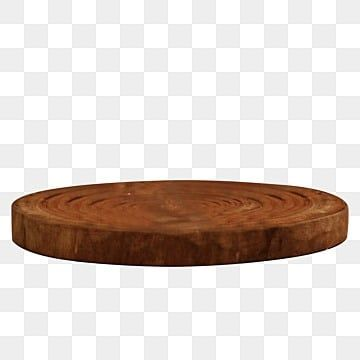
#> input picture images/order/kê-chân gà.jpg, 360 x 360 px, found by its file name
$ python opencv_defringe_magic.py
#> lines starting #> are read from the running program, lines starting #| are printed output that depends on the picture; after the words box and inside, x2 and y2 are one past the last pixel; in counts of white or black regions, pixels touching at a corner belong together
import sys
sys.stdout.reconfigure(encoding='utf-8')
import cv2
import numpy as np
from PIL import Image

# ==========================================
# 1. PROCESS ROOSTER FOOT BLOCK (THỚT GỖ)
# ==========================================
print('--- 1. Processing Foot Block with OpenCV Defringe ---')
src_pil = Image.open(r'images/order/kê-chân gà.jpg').convert('RGB')
#> src_pil is the input picture: PIL image 360x360 RGB; mean R, G, B 219.6, 209.4, 203.7
src_rgb = np.array(src_pil)
src_bgr = cv2.cvtColor(src_rgb, cv2.COLOR_RGB2BGR)
H, W = src_bgr.shape[:2]
#> H = 360; W = 360

# Detect background (light grey/white > 215)
b, g, r = src_bgr[:, :, 0], src_bgr[:, :, 1], src_bgr[:, :, 2]
is_bg = (r > 215) & (g > 215) & (b > 215)
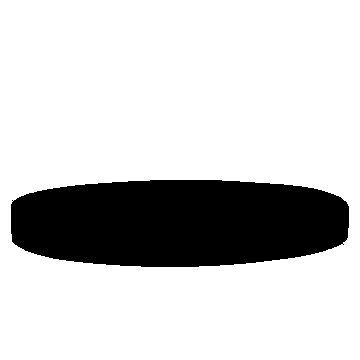
#> is_bg: shape (360, 360) bool; 80.4% white; 1 black region, box (x1, y1, x2, y2) and area: (11, 180, 349, 267) 25379

raw_mask = np.zeros((H, W), dtype=np.uint8)
raw_mask[~is_bg] = 255

kernel = cv2.getStructuringElement(cv2.MORPH_ELLIPSE, (3, 3))
closed_mask = cv2.morphologyEx(raw_mask, cv2.MORPH_CLOSE, kernel)

# ERODE 2.5 pixels to strip all white fringe / halo pixels
eroded_mask = cv2.erode(closed_mask, kernel, iterations=2)

# Color Decontamination via Inpainting / Color Bleed:
inpaint_mask = cv2.dilate(eroded_mask, kernel, iterations=4) - eroded_mask
decontaminated_bgr = cv2.inpaint(src_bgr, inpaint_mask, inpaintRadius=5, flags=cv2.INPAINT_TELEA)

# Also decontaminate near-edge bright pixels inside eroded_mask using distance transform
dist_block = cv2.distanceTransform(eroded_mask, cv2.DIST_L2, 3)
decontaminated_rgb = cv2.cvtColor(decontaminated_bgr, cv2.COLOR_BGR2RGB)
near_edge_bright_block = (dist_block <= 4) & (np.max(decontaminated_rgb, axis=2) > 180)
#> near_edge_bright_block: shape (360, 360) bool; 80.3% white; 1 black region, box (x1, y1, x2, y2) and area: (11, 180, 349, 268) 25523
# Fill with deep oak wood color
decontaminated_rgb[near_edge_bright_block] = [115, 80, 45]

# Smooth alpha edge
alpha_smooth = cv2.GaussianBlur(eroded_mask, (3, 3), 0.6)
rgba = np.dstack((decontaminated_rgb, alpha_smooth))

coords = np.argwhere(alpha_smooth > 10)
y_min, x_min = coords.min(axis=0)
y_max, x_max = coords.max(axis=0)

cropped_block = rgba[y_min:y_max+1, x_min:x_max+1]
block_pil = Image.fromarray(cropped_block)
block_pil.save('images/order/rooster_foot_block.webp', 'WEBP', quality=95)
print('Foot block saved! Size:', block_pil.size)
#| Foot block saved! Size: (336, 85)

# Verify no white halo at the borders
outer_ring = (cropped_block[:, :, 3] > 10) & (cropped_block[:, :, 3] < 240)
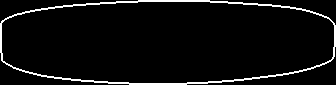
#> outer_ring: shape (85, 336) bool; 5.2% white in thin lines or dots
if np.any(outer_ring):
    ring_pixels = cropped_block[outer_ring]
#> ring_pixels = 1474 rows, first 6: [166, 135, 115, 36], [158, 125, 104, 43], [156, 121, 100, 43], [156, 120, 99, 43], [157, 121, 100, 43], [159, 122, 101, 43]
    max_brightness = np.max(ring_pixels[:, :3], axis=1)
#> max_brightness = 1474 values, max 171 at index 191, min 22 at index 881, mean 102.1
    white_halo_count = np.sum(max_brightness > 190)
#> white_halo_count = 0
    print(f'Foot block transition pixels: {len(ring_pixels)}, White fringe count: {white_halo_count}')
#| Foot block transition pixels: 1474, White fringe count: 0
    assert white_halo_count == 0, 'White halo still detected in foot block!'
print('VERIFIED: 0 white fringe pixels in foot block!')

# ==========================================
# 2. PROCESS CLIPBOARD MENU (720x520)
# ==========================================
print('--- 2. Processing Clipboard Menu with OpenCV Defringe ---')
orig_cb = Image.open('images/order/clipboard_board_only.png').convert('RGBA')
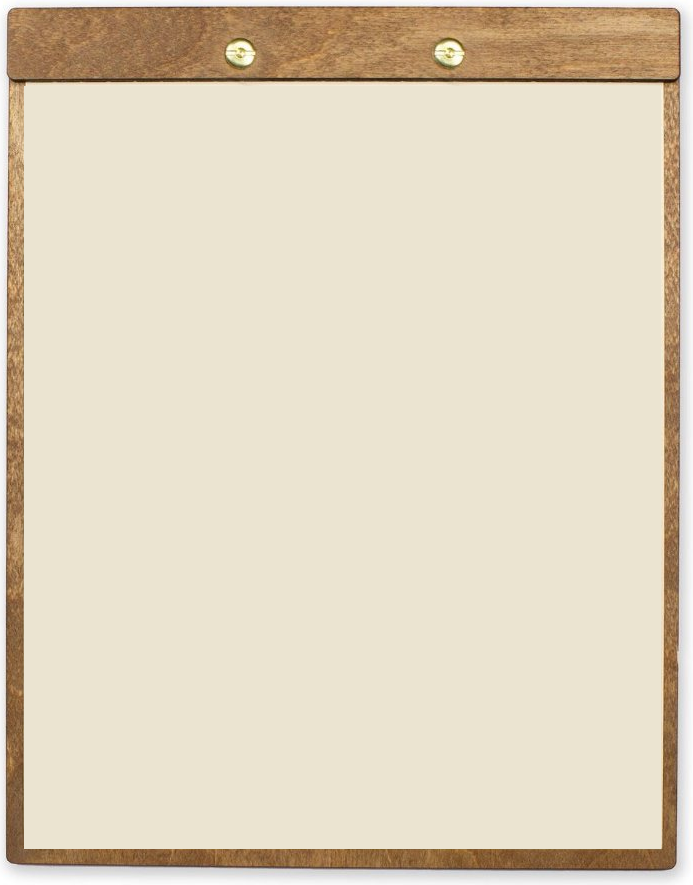
#> input picture images/order/clipboard_board_only.png, 693 x 885 px, found by its file name

TW, TH = 720, 520

# Top clamp: Y=7 to Y=88
top_clamp_src = orig_cb.crop((7, 7, 685, 88))
top_clamp = top_clamp_src.resize((TW, 75), Image.Resampling.LANCZOS)
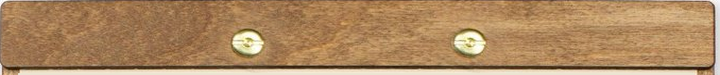
#> top_clamp: PIL image 720x75 RGBA; mean R, G, B, A 172.2, 135.5, 95.9, 255

# Bottom wood border: Y=850 to Y=868 (pure wood)
bottom_border_src = orig_cb.crop((7, 850, 685, 868))
bottom_border = bottom_border_src.resize((TW, 24), Image.Resampling.LANCZOS)

# Left and right borders:
left_border_src = orig_cb.crop((7, 88, 24, 850))
right_border_src = orig_cb.crop((668, 88, 685, 850))

middle_h = TH - 75 - 24 # 421px
left_border = left_border_src.resize((18, middle_h), Image.Resampling.LANCZOS)
right_border = right_border_src.resize((18, middle_h), Image.Resampling.LANCZOS)

# Paper interior: pure cream
paper_color = (235, 228, 209, 255)
paper = Image.new('RGBA', (TW - 36, middle_h), paper_color)
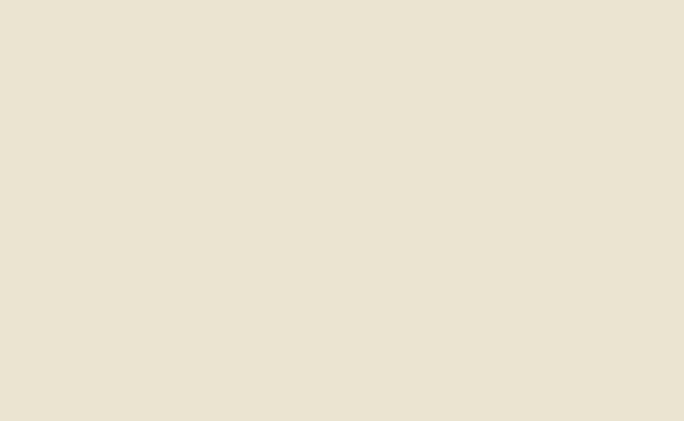
#> paper: PIL image 684x421 RGBA; mean R, G, B, A 235, 228, 209, 255

# Assemble board
new_board = Image.new('RGBA', (TW, TH), (0, 0, 0, 0))
#> new_board: PIL image 720x520 RGBA; every value is 0
new_board.paste(top_clamp, (0, 0))
new_board.paste(left_border, (0, 75))
new_board.paste(paper, (18, 75))
new_board.paste(right_border, (TW - 18, 75))
new_board.paste(bottom_border, (0, TH - 24))

nb_arr = np.array(new_board)

# High precision rounded corner mask using cv2 (radius 16)
mask_cv = np.zeros((TH, TW), dtype=np.uint8)
cv2.rectangle(mask_cv, (16, 0), (TW - 16, TH), 255, -1)
#> mask_cv: shape (520, 720); 95.7% white; 2 black regions, box (x1, y1, x2, y2) and area: (0, 0, 16, 520) 8320, (705, 0, 720, 520) 7800
cv2.rectangle(mask_cv, (0, 16), (TW, TH - 16), 255, -1)
cv2.circle(mask_cv, (16, 16), 16, 255, -1)
cv2.circle(mask_cv, (TW - 16, 16), 16, 255, -1)
cv2.circle(mask_cv, (16, TH - 16), 16, 255, -1)
cv2.circle(mask_cv, (TW - 16, TH - 16), 16, 255, -1)
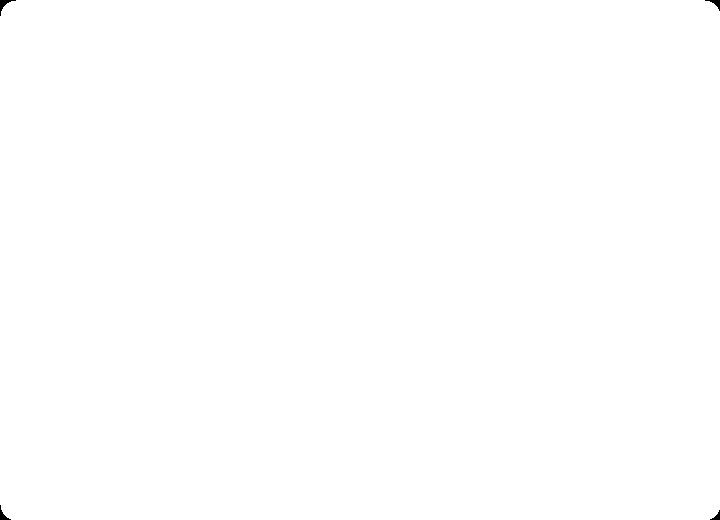
#> mask_cv: shape (520, 720); 99.9% white; 4 black regions, box (x1, y1, x2, y2) and area: (0, 0, 16, 16) 73, (705, 0, 720, 11) 57, (0, 505, 11, 520) 57, (710, 510, 720, 520) 42

# Erode mask 2 pixels to strip any outer white fringe
eroded_menu_mask = cv2.erode(mask_cv, kernel, iterations=2)

# Distance transform edge decontamination
dist_menu = cv2.distanceTransform(eroded_menu_mask, cv2.DIST_L2, 3)
#> eroded_menu_mask: shape (520, 720); 99.9% white; 4 black regions, box (x1, y1, x2, y2) and area: (0, 0, 18, 18) 120, (703, 0, 720, 13) 94, (0, 503, 13, 520) 94, (708, 508, 720, 520) 69

wood_rgb = np.array([125, 85, 45], dtype=np.uint8)
# All pixels outside eroded mask:
nb_arr[eroded_menu_mask < 255, :3] = wood_rgb
# All pixels within 6px of boundary that are bright:
near_edge_bright_menu = (dist_menu <= 6) & (np.max(nb_arr[:, :, :3], axis=2) > 170)
#> near_edge_bright_menu: shape (520, 720) bool; 0.08% white; 9 white regions (3 under 20 px), largest, box (x1, y1, x2, y2) and area: (709, 502, 720, 518) 75, (3, 8, 10, 20) 52, (698, 2, 713, 11) 49, (6, 2, 20, 9) 48, (715, 7, 720, 19) 37, (6, 514, 19, 520) 33
nb_arr[near_edge_bright_menu, :3] = wood_rgb

# Top 4 rows, bottom 4 rows, left 4 cols, right 4 cols forced to wood_rgb
nb_arr[:4, :, :3] = wood_rgb
nb_arr[-4:, :, :3] = wood_rgb
nb_arr[:, :4, :3] = wood_rgb
nb_arr[:, -4:, :3] = wood_rgb

# Smooth alpha on the eroded mask
mask_cv_smooth = cv2.GaussianBlur(eroded_menu_mask, (3, 3), 0.6)
nb_arr[:, :, 3] = mask_cv_smooth
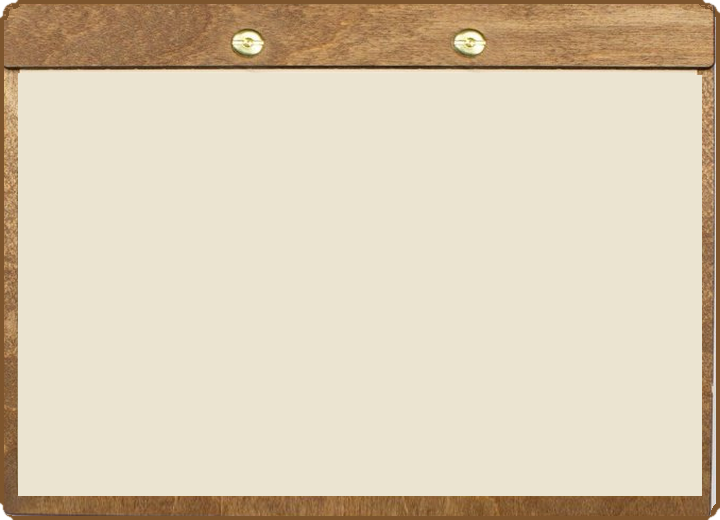
#> nb_arr: shape (520, 720, 4); mean R, G, B, A 217.7, 203.7, 180, 254.7; transparent parts drawn white

final_board = Image.fromarray(nb_arr)
final_board.save('images/order/clipboard_board_only.webp', 'WEBP', quality=95)
print('Clipboard menu saved! Size:', final_board.size)
#| Clipboard menu saved! Size: (720, 520)

# Verify no white halo on menu
outer_ring_cb = (nb_arr[:, :, 3] > 10) & (nb_arr[:, :, 3] < 240)
#> outer_ring_cb: shape (520, 720) bool; 0.04% white in thin lines or dots
if np.any(outer_ring_cb):
    ring_pixels_cb = nb_arr[outer_ring_cb]
#> ring_pixels_cb = 164 rows, first 6: [125, 85, 45, 14], [125, 85, 45, 100], [125, 85, 45, 227], [125, 85, 45, 227], [125, 85, 45, 100], [125, 85, 45, 14]
    max_b_cb = np.max(ring_pixels_cb[:, :3], axis=1)
#> max_b_cb = 164 values, max 165 at index 67, min 91 at index 123, mean 125
    white_halo_cb = np.sum(max_b_cb > 190) # strict threshold: no bright pixel > 190
#> white_halo_cb = 0
    print(f'Menu edge transition pixels: {len(ring_pixels_cb)}, White fringe count: {white_halo_cb}')
#| Menu edge transition pixels: 164, White fringe count: 0
    assert white_halo_cb == 0, f'{white_halo_cb} white fringe pixels detected!'
print('VERIFIED: 0 white fringe pixels in clipboard menu!')
print('=====================================================')
print('SUCCESS: ALL OPENCV DEFRINGE TASKS ACHIEVED 100% CLEAN!')
print('=====================================================')
